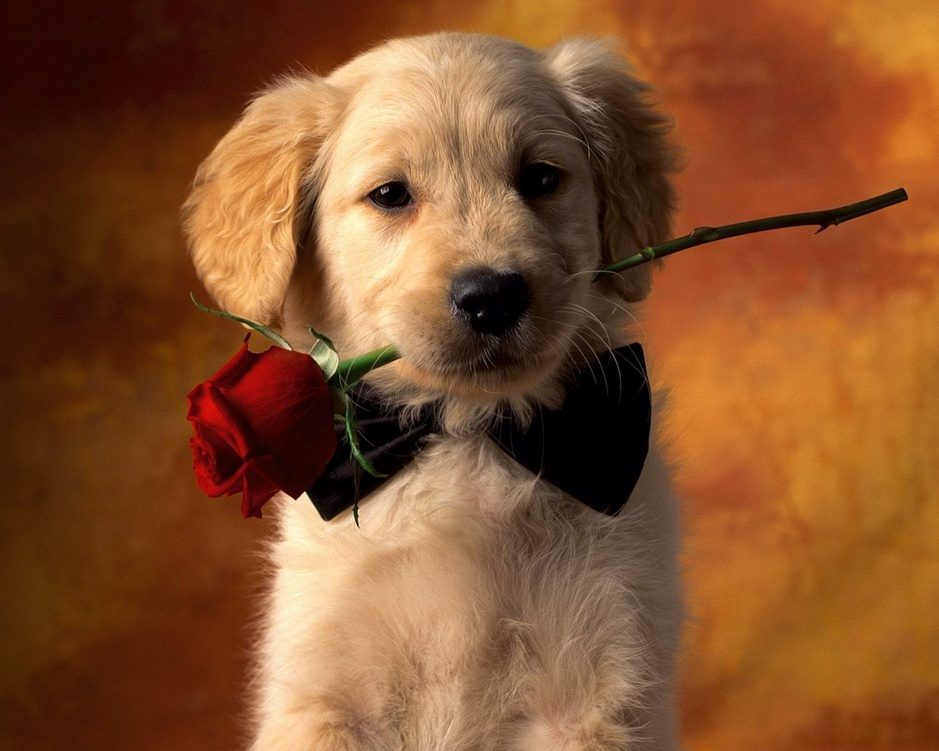
#> input picture dog.jpg, 939 x 751 px, shrunk from 2560 x 2048 before the run, found by its file name
$ python 1a.py
#> lines starting #> are read from the running program, lines starting #| are printed output that depends on the picture
''' What do you mean by image filtering? Apply two different filtering techniques to make smoother the given
character images using any suitable programs (like using Python, java, etc).
'''
from PIL import Image, ImageFilter

# Open an image
img = Image.open("/COLLEGE/SE/Group activity 02/dog.jpg")
#> img is the input picture: PIL image 939x751 RGB; mean R, G, B 132.5, 81.4, 45

# Apply Gaussian blur with a larger radius
smoothed_img = img.filter(ImageFilter.GaussianBlur(radius=10))
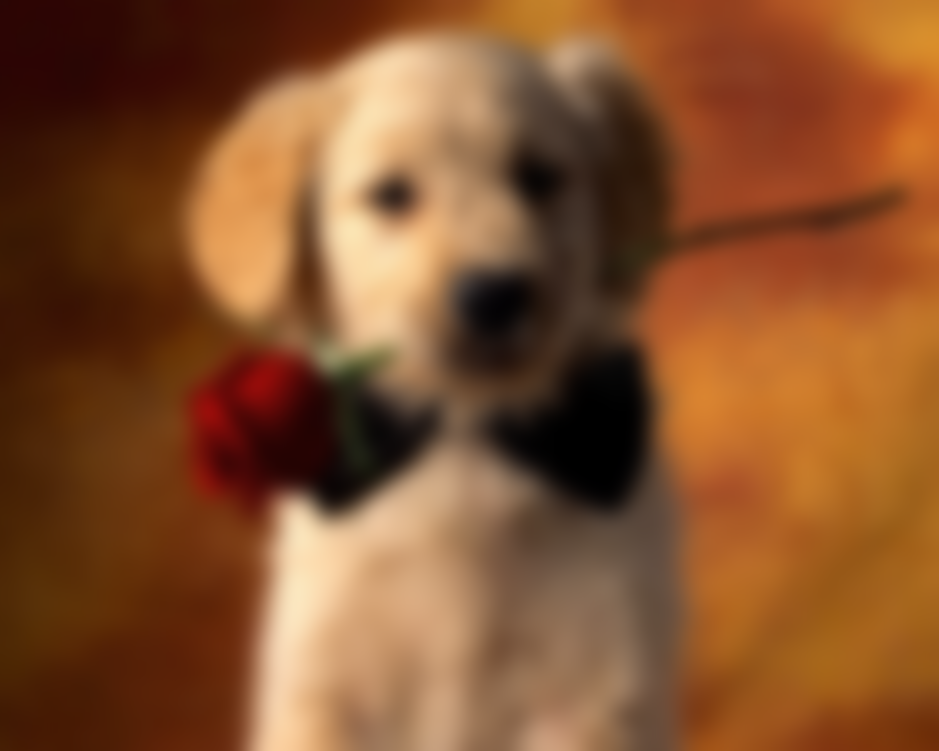
#> smoothed_img: PIL image 939x751 RGB; mean R, G, B 132.5, 81.4, 45

# Apply the filter multiple times for stronger smoothing
for _ in range(5):
    smoothed_img = smoothed_img.filter(ImageFilter.GaussianBlur(radius=10))
#> this loop made 5 passes
#> pass 2, `smoothed_img = smoothed_img.filter(ImageFilter.GaussianBlur(radius=10))`:
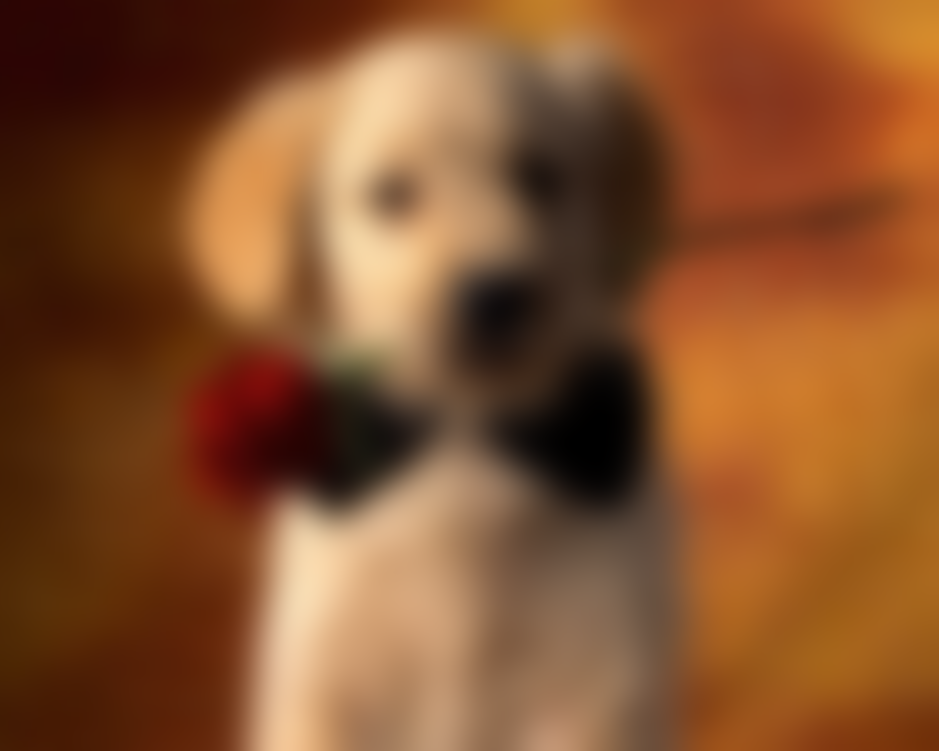
#> smoothed_img: PIL image 939x751 RGB; mean R, G, B 132.5, 81.4, 45

# Save the smoothed image
smoothed_img.save("/COLLEGE/SE/Group activity 02/smoothed_dog1.jpg")
